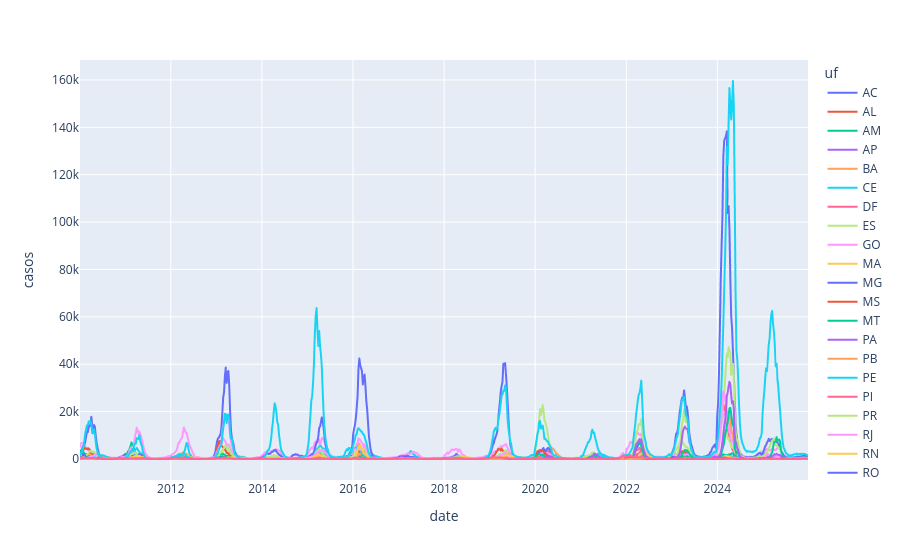
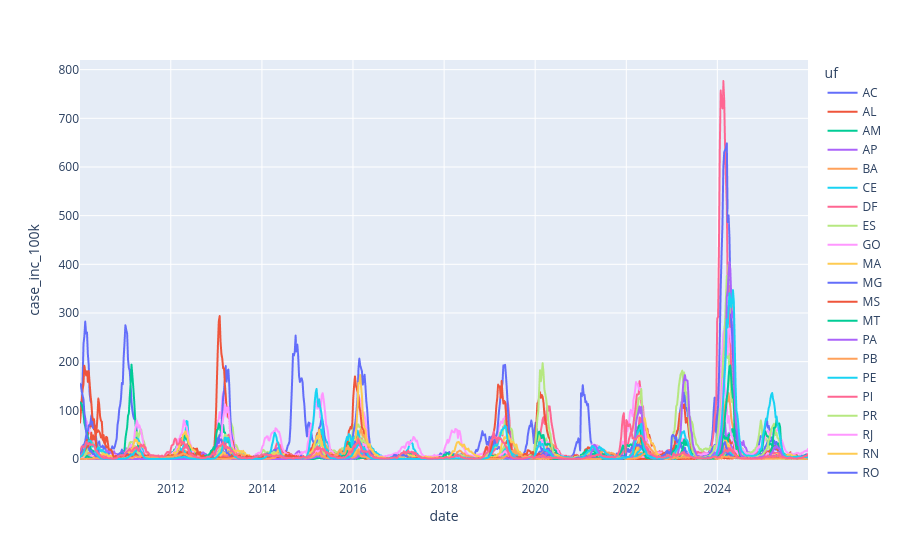

The code cell stored with these charts, in order, in its notebook:
### Code cell
# Visualize state-level cases and case incidence
# -----------------------
df = imdc_dengue_df.copy()

# --- Add year and population data
df["year"] = df["date"].dt.year
df = df.merge(imdc_population_df, on=["geocode", "year"])


# --- Aggregate and calculate per-populaiton incidence
state_aggr_df = df.groupby(["uf", "date"]).agg({"casos": "sum", "population": "sum"})
# state_sr = df.groupby(["uf", "date"])["casos"].sum()

state_aggr_df["case_inc_100k"] = state_aggr_df["casos"] / state_aggr_df["population"] * 1E5

# ---- Plot abs cases
fig = px.line(state_aggr_df.reset_index(), x="date", y="casos", color="uf")
fig.show()
save_tmp_plotly_fig(fig, "dengue_cases_uf")

# --- Plot case incidence rate by 100k population
fig = px.line(state_aggr_df.reset_index(), x="date", y="case_inc_100k", color="uf")
fig.show()
save_tmp_plotly_fig(fig, "dengue_cases_inc_uf")

### Figure 1 — Plotly figure (JSON) as saved in the notebook; plotly's stock layout.template omitted (floating-point values rounded to 4 significant figures; data arrays with more than 128 entries replaced by an {"elided": "..."} marker saying what was removed)
{"data": [{"hovertemplate": "uf=AC<br>date=%{x}<br>casos=%{y}<extra></extra>", "legendgroup": "AC", "line": {"color": "#636efa", "dash": "solid"}, "marker": {"symbol": "circle"}, "mode": "lines", "name": "AC", "showlegend": true, "x": {"elided": "835 str values"}, "xaxis": "x", "y": {"elided": "835 int values"}, "yaxis": "y", "type": "scattergl"}, {"hovertemplate": "uf=AL<br>date=%{x}<br>casos=%{y}<extra></extra>", "legendgroup": "AL", "line": {"color": "#EF553B", "dash": "solid"}, "marker": {"symbol": "circle"}, "mode": "lines", "name": "AL", "showlegend": true, "x": {"elided": "835 str values"}, "xaxis": "x", "y": {"elided": "835 int values"}, "yaxis": "y", "type": "scattergl"}, {"hovertemplate": "uf=AM<br>date=%{x}<br>casos=%{y}<extra></extra>", "legendgroup": "AM", "line": {"color": "#00cc96", "dash": "solid"}, "marker": {"symbol": "circle"}, "mode": "lines", "name": "AM", "showlegend": true, "x": {"elided": "835 str values"}, "xaxis": "x", "y": {"elided": "835 int values"}, "yaxis": "y", "type": "scattergl"}, {"hovertemplate": "uf=AP<br>date=%{x}<br>casos=%{y}<extra></extra>", "legendgroup": "AP", "line": {"color": "#ab63fa", "dash": "solid"}, "marker": {"symbol": "circle"}, "mode": "lines", "name": "AP", "showlegend": true, "x": {"elided": "835 str values"}, "xaxis": "x", "y": {"elided": "835 int values"}, "yaxis": "y", "type": "scattergl"}, {"hovertemplate": "uf=BA<br>date=%{x}<br>casos=%{y}<extra></extra>", "legendgroup": "BA", "line": {"color": "#FFA15A", "dash": "solid"}, "marker": {"symbol": "circle"}, "mode": "lines", "name": "BA", "showlegend": true, "x": {"elided": "835 str values"}, "xaxis": "x", "y": {"elided": "835 int values"}, "yaxis": "y", "type": "scattergl"}, {"hovertemplate": "uf=CE<br>date=%{x}<br>casos=%{y}<extra></extra>", "legendgroup": "CE", "line": {"color": "#19d3f3", "dash": "solid"}, "marker": {"symbol": "circle"}, "mode": "lines", "name": "CE", "showlegend": true, "x": {"elided": "835 str values"}, "xaxis": "x", "y": {"elided": "835 int values"}, "yaxis": "y", "type": "scattergl"}, {"hovertemplate": "uf=DF<br>date=%{x}<br>casos=%{y}<extra></extra>", "legendgroup": "DF", "line": {"color": "#FF6692", "dash": "solid"}, "marker": {"symbol": "circle"}, "mode": "lines", "name": "DF", "showlegend": true, "x": {"elided": "835 str values"}, "xaxis": "x", "y": {"elided": "835 int values"}, "yaxis": "y", "type": "scattergl"}, {"hovertemplate": "uf=ES<br>date=%{x}<br>casos=%{y}<extra></extra>", "legendgroup": "ES", "line": {"color": "#B6E880", "dash": "solid"}, "marker": {"symbol": "circle"}, "mode": "lines", "name": "ES", "showlegend": true, "x": {"elided": "835 str values"}, "xaxis": "x", "y": {"elided": "835 int values"}, "yaxis": "y", "type": "scattergl"}, {"hovertemplate": "uf=GO<br>date=%{x}<br>casos=%{y}<extra></extra>", "legendgroup": "GO", "line": {"color": "#FF97FF", "dash": "solid"}, "marker": {"symbol": "circle"}, "mode": "lines", "name": "GO", "showlegend": true, "x": {"elided": "835 str values"}, "xaxis": "x", "y": {"elided": "835 int values"}, "yaxis": "y", "type": "scattergl"}, {"hovertemplate": "uf=MA<br>date=%{x}<br>casos=%{y}<extra></extra>", "legendgroup": "MA", "line": {"color": "#FECB52", "dash": "solid"}, "marker": {"symbol": "circle"}, "mode": "lines", "name": "MA", "showlegend": true, "x": {"elided": "835 str values"}, "xaxis": "x", "y": {"elided": "835 int values"}, "yaxis": "y", "type": "scattergl"}, {"hovertemplate": "uf=MG<br>date=%{x}<br>casos=%{y}<extra></extra>", "legendgroup": "MG", "line": {"color": "#636efa", "dash": "solid"}, "marker": {"symbol": "circle"}, "mode": "lines", "name": "MG", "showlegend": true, "x": {"elided": "835 str values"}, "xaxis": "x", "y": {"elided": "835 int values"}, "yaxis": "y", "type": "scattergl"}, {"hovertemplate": "uf=MS<br>date=%{x}<br>casos=%{y}<extra></extra>", "legendgroup": "MS", "line": {"color": "#EF553B", "dash": "solid"}, "marker": {"symbol": "circle"}, "mode": "lines", "name": "MS", "showlegend": true, "x": {"elided": "835 str values"}, "xaxis": "x", "y": {"elided": "835 int values"}, "yaxis": "y", "type": "scattergl"}, {"hovertemplate": "uf=MT<br>date=%{x}<br>casos=%{y}<extra></extra>", "legendgroup": "MT", "line": {"color": "#00cc96", "dash": "solid"}, "marker": {"symbol": "circle"}, "mode": "lines", "name": "MT", "showlegend": true, "x": {"elided": "835 str values"}, "xaxis": "x", "y": {"elided": "835 int values"}, "yaxis": "y", "type": "scattergl"}, {"hovertemplate": "uf=PA<br>date=%{x}<br>casos=%{y}<extra></extra>", "legendgroup": "PA", "line": {"color": "#ab63fa", "dash": "solid"}, "marker": {"symbol": "circle"}, "mode": "lines", "name": "PA", "showlegend": true, "x": {"elided": "835 str values"}, "xaxis": "x", "y": {"elided": "835 int values"}, "yaxis": "y", "type": "scattergl"}, {"hovertemplate": "uf=PB<br>date=%{x}<br>casos=%{y}<extra></extra>", "legendgroup": "PB", "line": {"color": "#FFA15A", "dash": "solid"}, "marker": {"symbol": "circle"}, "mode": "lines", "name": "PB", "showlegend": true, "x": {"elided": "835 str values"}, "xaxis": "x", "y": {"elided": "835 int values"}, "yaxis": "y", "type": "scattergl"}, {"hovertemplate": "uf=PE<br>date=%{x}<br>casos=%{y}<extra></extra>", "legendgroup": "PE", "line": {"color": "#19d3f3", "dash": "solid"}, "marker": {"symbol": "circle"}, "mode": "lines", "name": "PE", "showlegend": true, "x": {"elided": "835 str values"}, "xaxis": "x", "y": {"elided": "835 int values"}, "yaxis": "y", "type": "scattergl"}, {"hovertemplate": "uf=PI<br>date=%{x}<br>casos=%{y}<extra></extra>", "legendgroup": "PI", "line": {"color": "#FF6692", "dash": "solid"}, "marker": {"symbol": "circle"}, "mode": "lines", "name": "PI", "showlegend": true, "x": {"elided": "835 str values"}, "xaxis": "x", "y": {"elided": "835 int values"}, "yaxis": "y", "type": "scattergl"}, {"hovertemplate": "uf=PR<br>date=%{x}<br>casos=%{y}<extra></extra>", "legendgroup": "PR", "line": {"color": "#B6E880", "dash": "solid"}, "marker": {"symbol": "circle"}, "mode": "lines", "name": "PR", "showlegend": true, "x": {"elided": "835 str values"}, "xaxis": "x", "y": {"elided": "835 int values"}, "yaxis": "y", "type": "scattergl"}, {"hovertemplate": "uf=RJ<br>date=%{x}<br>casos=%{y}<extra></extra>", "legendgroup": "RJ", "line": {"color": "#FF97FF", "dash": "solid"}, "marker": {"symbol": "circle"}, "mode": "lines", "name": "RJ", "showlegend": true, "x": {"elided": "835 str values"}, "xaxis": "x", "y": {"elided": "835 int values"}, "yaxis": "y", "type": "scattergl"}, {"hovertemplate": "uf=RN<br>date=%{x}<br>casos=%{y}<extra></extra>", "legendgroup": "RN", "line": {"color": "#FECB52", "dash": "solid"}, "marker": {"symbol": "circle"}, "mode": "lines", "name": "RN", "showlegend": true, "x": {"elided": "835 str values"}, "xaxis": "x", "y": {"elided": "835 int values"}, "yaxis": "y", "type": "scattergl"}, {"hovertemplate": "uf=RO<br>date=%{x}<br>casos=%{y}<extra></extra>", "legendgroup": "RO", "line": {"color": "#636efa", "dash": "solid"}, "marker": {"symbol": "circle"}, "mode": "lines", "name": "RO", "showlegend": true, "x": {"elided": "835 str values"}, "xaxis": "x", "y": {"elided": "835 int values"}, "yaxis": "y", "type": "scattergl"}, {"hovertemplate": "uf=RR<br>date=%{x}<br>casos=%{y}<extra></extra>", "legendgroup": "RR", "line": {"color": "#EF553B", "dash": "solid"}, "marker": {"symbol": "circle"}, "mode": "lines", "name": "RR", "showlegend": true, "x": {"elided": "835 str values"}, "xaxis": "x", "y": {"elided": "835 int values"}, "yaxis": "y", "type": "scattergl"}, {"hovertemplate": "uf=RS<br>date=%{x}<br>casos=%{y}<extra></extra>", "legendgroup": "RS", "line": {"color": "#00cc96", "dash": "solid"}, "marker": {"symbol": "circle"}, "mode": "lines", "name": "RS", "showlegend": true, "x": {"elided": "835 str values"}, "xaxis": "x", "y": {"elided": "835 int values"}, "yaxis": "y", "type": "scattergl"}, {"hovertemplate": "uf=SC<br>date=%{x}<br>casos=%{y}<extra></extra>", "legendgroup": "SC", "line": {"color": "#ab63fa", "dash": "solid"}, "marker": {"symbol": "circle"}, "mode": "lines", "name": "SC", "showlegend": true, "x": {"elided": "835 str values"}, "xaxis": "x", "y": {"elided": "835 int values"}, "yaxis": "y", "type": "scattergl"}, {"hovertemplate": "uf=SE<br>date=%{x}<br>casos=%{y}<extra></extra>", "legendgroup": "SE", "line": {"color": "#FFA15A", "dash": "solid"}, "marker": {"symbol": "circle"}, "mode": "lines", "name": "SE", "showlegend": true, "x": {"elided": "835 str values"}, "xaxis": "x", "y": {"elided": "835 int values"}, "yaxis": "y", "type": "scattergl"}, {"hovertemplate": "uf=SP<br>date=%{x}<br>casos=%{y}<extra></extra>", "legendgroup": "SP", "line": {"color": "#19d3f3", "dash": "solid"}, "marker": {"symbol": "circle"}, "mode": "lines", "name": "SP", "showlegend": true, "x": {"elided": "835 str values"}, "xaxis": "x", "y": {"elided": "835 int values"}, "yaxis": "y", "type": "scattergl"}, {"hovertemplate": "uf=TO<br>date=%{x}<br>casos=%{y}<extra></extra>", "legendgroup": "TO", "line": {"color": "#FF6692", "dash": "solid"}, "marker": {"symbol": "circle"}, "mode": "lines", "name": "TO", "showlegend": true, "x": {"elided": "835 str values"}, "xaxis": "x", "y": {"elided": "835 int values"}, "yaxis": "y", "type": "scattergl"}], "layout": {"xaxis": {"anchor": "y", "domain": [0.0, 1.0], "title": {"text": "date"}}, "yaxis": {"anchor": "x", "domain": [0.0, 1.0], "title": {"text": "casos"}}, "legend": {"title": {"text": "uf"}, "tracegroupgap": 0}, "margin": {"t": 60}}}

### Figure 2 — Plotly figure (JSON) as saved in the notebook; plotly's stock layout.template omitted (floating-point values rounded to 4 significant figures; data arrays with more than 128 entries replaced by an {"elided": "..."} marker saying what was removed)
{"data": [{"hovertemplate": "uf=AC<br>date=%{x}<br>case_inc_100k=%{y}<extra></extra>", "legendgroup": "AC", "line": {"color": "#636efa", "dash": "solid"}, "marker": {"symbol": "circle"}, "mode": "lines", "name": "AC", "showlegend": true, "x": {"elided": "835 str values"}, "xaxis": "x", "y": {"elided": "835 float values"}, "yaxis": "y", "type": "scattergl"}, {"hovertemplate": "uf=AL<br>date=%{x}<br>case_inc_100k=%{y}<extra></extra>", "legendgroup": "AL", "line": {"color": "#EF553B", "dash": "solid"}, "marker": {"symbol": "circle"}, "mode": "lines", "name": "AL", "showlegend": true, "x": {"elided": "835 str values"}, "xaxis": "x", "y": {"elided": "835 float values"}, "yaxis": "y", "type": "scattergl"}, {"hovertemplate": "uf=AM<br>date=%{x}<br>case_inc_100k=%{y}<extra></extra>", "legendgroup": "AM", "line": {"color": "#00cc96", "dash": "solid"}, "marker": {"symbol": "circle"}, "mode": "lines", "name": "AM", "showlegend": true, "x": {"elided": "835 str values"}, "xaxis": "x", "y": {"elided": "835 float values"}, "yaxis": "y", "type": "scattergl"}, {"hovertemplate": "uf=AP<br>date=%{x}<br>case_inc_100k=%{y}<extra></extra>", "legendgroup": "AP", "line": {"color": "#ab63fa", "dash": "solid"}, "marker": {"symbol": "circle"}, "mode": "lines", "name": "AP", "showlegend": true, "x": {"elided": "835 str values"}, "xaxis": "x", "y": {"elided": "835 float values"}, "yaxis": "y", "type": "scattergl"}, {"hovertemplate": "uf=BA<br>date=%{x}<br>case_inc_100k=%{y}<extra></extra>", "legendgroup": "BA", "line": {"color": "#FFA15A", "dash": "solid"}, "marker": {"symbol": "circle"}, "mode": "lines", "name": "BA", "showlegend": true, "x": {"elided": "835 str values"}, "xaxis": "x", "y": {"elided": "835 float values"}, "yaxis": "y", "type": "scattergl"}, {"hovertemplate": "uf=CE<br>date=%{x}<br>case_inc_100k=%{y}<extra></extra>", "legendgroup": "CE", "line": {"color": "#19d3f3", "dash": "solid"}, "marker": {"symbol": "circle"}, "mode": "lines", "name": "CE", "showlegend": true, "x": {"elided": "835 str values"}, "xaxis": "x", "y": {"elided": "835 float values"}, "yaxis": "y", "type": "scattergl"}, {"hovertemplate": "uf=DF<br>date=%{x}<br>case_inc_100k=%{y}<extra></extra>", "legendgroup": "DF", "line": {"color": "#FF6692", "dash": "solid"}, "marker": {"symbol": "circle"}, "mode": "lines", "name": "DF", "showlegend": true, "x": {"elided": "835 str values"}, "xaxis": "x", "y": {"elided": "835 float values"}, "yaxis": "y", "type": "scattergl"}, {"hovertemplate": "uf=ES<br>date=%{x}<br>case_inc_100k=%{y}<extra></extra>", "legendgroup": "ES", "line": {"color": "#B6E880", "dash": "solid"}, "marker": {"symbol": "circle"}, "mode": "lines", "name": "ES", "showlegend": true, "x": {"elided": "835 str values"}, "xaxis": "x", "y": {"elided": "835 float values"}, "yaxis": "y", "type": "scattergl"}, {"hovertemplate": "uf=GO<br>date=%{x}<br>case_inc_100k=%{y}<extra></extra>", "legendgroup": "GO", "line": {"color": "#FF97FF", "dash": "solid"}, "marker": {"symbol": "circle"}, "mode": "lines", "name": "GO", "showlegend": true, "x": {"elided": "835 str values"}, "xaxis": "x", "y": {"elided": "835 float values"}, "yaxis": "y", "type": "scattergl"}, {"hovertemplate": "uf=MA<br>date=%{x}<br>case_inc_100k=%{y}<extra></extra>", "legendgroup": "MA", "line": {"color": "#FECB52", "dash": "solid"}, "marker": {"symbol": "circle"}, "mode": "lines", "name": "MA", "showlegend": true, "x": {"elided": "835 str values"}, "xaxis": "x", "y": {"elided": "835 float values"}, "yaxis": "y", "type": "scattergl"}, {"hovertemplate": "uf=MG<br>date=%{x}<br>case_inc_100k=%{y}<extra></extra>", "legendgroup": "MG", "line": {"color": "#636efa", "dash": "solid"}, "marker": {"symbol": "circle"}, "mode": "lines", "name": "MG", "showlegend": true, "x": {"elided": "835 str values"}, "xaxis": "x", "y": {"elided": "835 float values"}, "yaxis": "y", "type": "scattergl"}, {"hovertemplate": "uf=MS<br>date=%{x}<br>case_inc_100k=%{y}<extra></extra>", "legendgroup": "MS", "line": {"color": "#EF553B", "dash": "solid"}, "marker": {"symbol": "circle"}, "mode": "lines", "name": "MS", "showlegend": true, "x": {"elided": "835 str values"}, "xaxis": "x", "y": {"elided": "835 float values"}, "yaxis": "y", "type": "scattergl"}, {"hovertemplate": "uf=MT<br>date=%{x}<br>case_inc_100k=%{y}<extra></extra>", "legendgroup": "MT", "line": {"color": "#00cc96", "dash": "solid"}, "marker": {"symbol": "circle"}, "mode": "lines", "name": "MT", "showlegend": true, "x": {"elided": "835 str values"}, "xaxis": "x", "y": {"elided": "835 float values"}, "yaxis": "y", "type": "scattergl"}, {"hovertemplate": "uf=PA<br>date=%{x}<br>case_inc_100k=%{y}<extra></extra>", "legendgroup": "PA", "line": {"color": "#ab63fa", "dash": "solid"}, "marker": {"symbol": "circle"}, "mode": "lines", "name": "PA", "showlegend": true, "x": {"elided": "835 str values"}, "xaxis": "x", "y": {"elided": "835 float values"}, "yaxis": "y", "type": "scattergl"}, {"hovertemplate": "uf=PB<br>date=%{x}<br>case_inc_100k=%{y}<extra></extra>", "legendgroup": "PB", "line": {"color": "#FFA15A", "dash": "solid"}, "marker": {"symbol": "circle"}, "mode": "lines", "name": "PB", "showlegend": true, "x": {"elided": "835 str values"}, "xaxis": "x", "y": {"elided": "835 float values"}, "yaxis": "y", "type": "scattergl"}, {"hovertemplate": "uf=PE<br>date=%{x}<br>case_inc_100k=%{y}<extra></extra>", "legendgroup": "PE", "line": {"color": "#19d3f3", "dash": "solid"}, "marker": {"symbol": "circle"}, "mode": "lines", "name": "PE", "showlegend": true, "x": {"elided": "835 str values"}, "xaxis": "x", "y": {"elided": "835 float values"}, "yaxis": "y", "type": "scattergl"}, {"hovertemplate": "uf=PI<br>date=%{x}<br>case_inc_100k=%{y}<extra></extra>", "legendgroup": "PI", "line": {"color": "#FF6692", "dash": "solid"}, "marker": {"symbol": "circle"}, "mode": "lines", "name": "PI", "showlegend": true, "x": {"elided": "835 str values"}, "xaxis": "x", "y": {"elided": "835 float values"}, "yaxis": "y", "type": "scattergl"}, {"hovertemplate": "uf=PR<br>date=%{x}<br>case_inc_100k=%{y}<extra></extra>", "legendgroup": "PR", "line": {"color": "#B6E880", "dash": "solid"}, "marker": {"symbol": "circle"}, "mode": "lines", "name": "PR", "showlegend": true, "x": {"elided": "835 str values"}, "xaxis": "x", "y": {"elided": "835 float values"}, "yaxis": "y", "type": "scattergl"}, {"hovertemplate": "uf=RJ<br>date=%{x}<br>case_inc_100k=%{y}<extra></extra>", "legendgroup": "RJ", "line": {"color": "#FF97FF", "dash": "solid"}, "marker": {"symbol": "circle"}, "mode": "lines", "name": "RJ", "showlegend": true, "x": {"elided": "835 str values"}, "xaxis": "x", "y": {"elided": "835 float values"}, "yaxis": "y", "type": "scattergl"}, {"hovertemplate": "uf=RN<br>date=%{x}<br>case_inc_100k=%{y}<extra></extra>", "legendgroup": "RN", "line": {"color": "#FECB52", "dash": "solid"}, "marker": {"symbol": "circle"}, "mode": "lines", "name": "RN", "showlegend": true, "x": {"elided": "835 str values"}, "xaxis": "x", "y": {"elided": "835 float values"}, "yaxis": "y", "type": "scattergl"}, {"hovertemplate": "uf=RO<br>date=%{x}<br>case_inc_100k=%{y}<extra></extra>", "legendgroup": "RO", "line": {"color": "#636efa", "dash": "solid"}, "marker": {"symbol": "circle"}, "mode": "lines", "name": "RO", "showlegend": true, "x": {"elided": "835 str values"}, "xaxis": "x", "y": {"elided": "835 float values"}, "yaxis": "y", "type": "scattergl"}, {"hovertemplate": "uf=RR<br>date=%{x}<br>case_inc_100k=%{y}<extra></extra>", "legendgroup": "RR", "line": {"color": "#EF553B", "dash": "solid"}, "marker": {"symbol": "circle"}, "mode": "lines", "name": "RR", "showlegend": true, "x": {"elided": "835 str values"}, "xaxis": "x", "y": {"elided": "835 float values"}, "yaxis": "y", "type": "scattergl"}, {"hovertemplate": "uf=RS<br>date=%{x}<br>case_inc_100k=%{y}<extra></extra>", "legendgroup": "RS", "line": {"color": "#00cc96", "dash": "solid"}, "marker": {"symbol": "circle"}, "mode": "lines", "name": "RS", "showlegend": true, "x": {"elided": "835 str values"}, "xaxis": "x", "y": {"elided": "835 float values"}, "yaxis": "y", "type": "scattergl"}, {"hovertemplate": "uf=SC<br>date=%{x}<br>case_inc_100k=%{y}<extra></extra>", "legendgroup": "SC", "line": {"color": "#ab63fa", "dash": "solid"}, "marker": {"symbol": "circle"}, "mode": "lines", "name": "SC", "showlegend": true, "x": {"elided": "835 str values"}, "xaxis": "x", "y": {"elided": "835 float values"}, "yaxis": "y", "type": "scattergl"}, {"hovertemplate": "uf=SE<br>date=%{x}<br>case_inc_100k=%{y}<extra></extra>", "legendgroup": "SE", "line": {"color": "#FFA15A", "dash": "solid"}, "marker": {"symbol": "circle"}, "mode": "lines", "name": "SE", "showlegend": true, "x": {"elided": "835 str values"}, "xaxis": "x", "y": {"elided": "835 float values"}, "yaxis": "y", "type": "scattergl"}, {"hovertemplate": "uf=SP<br>date=%{x}<br>case_inc_100k=%{y}<extra></extra>", "legendgroup": "SP", "line": {"color": "#19d3f3", "dash": "solid"}, "marker": {"symbol": "circle"}, "mode": "lines", "name": "SP", "showlegend": true, "x": {"elided": "835 str values"}, "xaxis": "x", "y": {"elided": "835 float values"}, "yaxis": "y", "type": "scattergl"}, {"hovertemplate": "uf=TO<br>date=%{x}<br>case_inc_100k=%{y}<extra></extra>", "legendgroup": "TO", "line": {"color": "#FF6692", "dash": "solid"}, "marker": {"symbol": "circle"}, "mode": "lines", "name": "TO", "showlegend": true, "x": {"elided": "835 str values"}, "xaxis": "x", "y": {"elided": "835 float values"}, "yaxis": "y", "type": "scattergl"}], "layout": {"xaxis": {"anchor": "y", "domain": [0.0, 1.0], "title": {"text": "date"}}, "yaxis": {"anchor": "x", "domain": [0.0, 1.0], "title": {"text": "case_inc_100k"}}, "legend": {"title": {"text": "uf"}, "tracegroupgap": 0}, "margin": {"t": 60}}}
